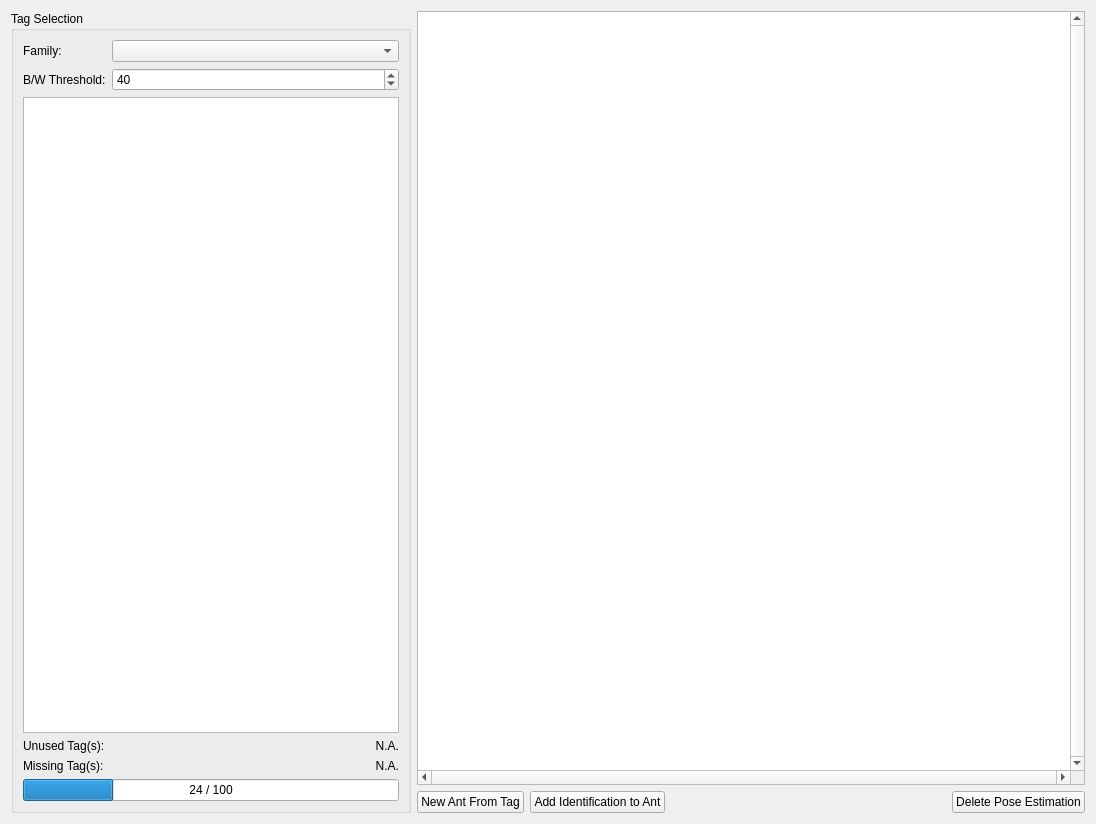
<?xml version="1.0" encoding="UTF-8"?>
<ui version="4.0">
 <class>TaggingWidget</class>
 <widget class="QWidget" name="TaggingWidget">
  <property name="geometry">
   <rect>
    <x>0</x>
    <y>0</y>
    <width>1096</width>
    <height>824</height>
   </rect>
  </property>
  <property name="windowTitle">
   <string>Form</string>
  </property>
  <layout class="QHBoxLayout" name="horizontalLayout_2">
   <item>
    <widget class="QGroupBox" name="tagBox">
     <property name="sizePolicy">
      <sizepolicy hsizetype="Preferred" vsizetype="Preferred">
       <horstretch>0</horstretch>
       <verstretch>0</verstretch>
      </sizepolicy>
     </property>
     <property name="minimumSize">
      <size>
       <width>250</width>
       <height>0</height>
      </size>
     </property>
     <property name="maximumSize">
      <size>
       <width>400</width>
       <height>16777215</height>
      </size>
     </property>
     <property name="title">
      <string>Tag Selection</string>
     </property>
     <layout class="QVBoxLayout" name="verticalLayout">
      <item>
       <layout class="QFormLayout" name="formLayout">
        <item row="0" column="0">
         <widget class="QLabel" name="familyLabel">
          <property name="text">
           <string>Family:</string>
          </property>
         </widget>
        </item>
        <item row="0" column="1">
         <widget class="TagFamilyComboBox" name="familySelector"/>
        </item>
        <item row="1" column="0">
         <widget class="QLabel" name="thresholdLabel">
          <property name="text">
           <string>B/W Threshold:</string>
          </property>
         </widget>
        </item>
        <item row="1" column="1">
         <widget class="QSpinBox" name="thresholdBox">
          <property name="minimum">
           <number>1</number>
          </property>
          <property name="maximum">
           <number>254</number>
          </property>
          <property name="value">
           <number>40</number>
          </property>
          <property name="displayIntegerBase">
           <number>10</number>
          </property>
         </widget>
        </item>
       </layout>
      </item>
      <item>
       <widget class="QTreeView" name="treeView"/>
      </item>
      <item>
       <layout class="QFormLayout" name="formLayout_3">
        <item row="0" column="0">
         <widget class="QLabel" name="unusedTagLabel">
          <property name="text">
           <string>Unused Tag(s):</string>
          </property>
         </widget>
        </item>
        <item row="0" column="1">
         <widget class="QLabel" name="unusedTagDisplay">
          <property name="text">
           <string>N.A.</string>
          </property>
          <property name="textFormat">
           <enum>Qt::PlainText</enum>
          </property>
          <property name="alignment">
           <set>Qt::AlignRight|Qt::AlignTrailing|Qt::AlignVCenter</set>
          </property>
         </widget>
        </item>
        <item row="1" column="0">
         <widget class="QLabel" name="missingTagLabel">
          <property name="text">
           <string>Missing Tag(s):</string>
          </property>
         </widget>
        </item>
        <item row="1" column="1">
         <widget class="QLabel" name="missingTagDisplay">
          <property name="text">
           <string>N.A.</string>
          </property>
          <property name="textFormat">
           <enum>Qt::PlainText</enum>
          </property>
          <property name="alignment">
           <set>Qt::AlignRight|Qt::AlignTrailing|Qt::AlignVCenter</set>
          </property>
         </widget>
        </item>
       </layout>
      </item>
      <item>
       <widget class="QProgressBar" name="tagCloseUpLoadingProgress">
        <property name="value">
         <number>24</number>
        </property>
        <property name="format">
         <string>%v / %m</string>
        </property>
       </widget>
      </item>
     </layout>
    </widget>
   </item>
   <item>
    <layout class="QVBoxLayout" name="verticalLayout_2">
     <item>
      <widget class="VectorialView" name="snapshotViewer">
       <property name="sizePolicy">
        <sizepolicy hsizetype="Expanding" vsizetype="Expanding">
         <horstretch>0</horstretch>
         <verstretch>0</verstretch>
        </sizepolicy>
       </property>
       <property name="minimumSize">
        <size>
         <width>420</width>
         <height>370</height>
        </size>
       </property>
       <property name="maximumSize">
        <size>
         <width>16637</width>
         <height>16637</height>
        </size>
       </property>
       <property name="verticalScrollBarPolicy">
        <enum>Qt::ScrollBarAlwaysOn</enum>
       </property>
       <property name="horizontalScrollBarPolicy">
        <enum>Qt::ScrollBarAlwaysOn</enum>
       </property>
       <property name="sizeAdjustPolicy">
        <enum>QAbstractScrollArea::AdjustIgnored</enum>
       </property>
       <property name="backgroundBrush">
        <brush brushstyle="SolidPattern">
         <color alpha="255">
          <red>136</red>
          <green>138</green>
          <blue>133</blue>
         </color>
        </brush>
       </property>
      </widget>
     </item>
     <item>
      <layout class="QHBoxLayout" name="horizontalLayout">
       <item>
        <widget class="QPushButton" name="newAntButton">
         <property name="text">
          <string>New Ant From Tag</string>
         </property>
        </widget>
       </item>
       <item>
        <widget class="QPushButton" name="addIdentButton">
         <property name="text">
          <string>Add Identification to Ant</string>
         </property>
        </widget>
       </item>
       <item>
        <spacer name="horizontalSpacer">
         <property name="orientation">
          <enum>Qt::Horizontal</enum>
         </property>
         <property name="sizeHint" stdset="0">
          <size>
           <width>40</width>
           <height>20</height>
          </size>
         </property>
        </spacer>
       </item>
       <item>
        <widget class="QPushButton" name="deletePoseButton">
         <property name="text">
          <string>Delete Pose Estimation</string>
         </property>
        </widget>
       </item>
      </layout>
     </item>
    </layout>
   </item>
  </layout>
 </widget>
 <customwidgets>
  <customwidget>
   <class>VectorialView</class>
   <extends>QGraphicsView</extends>
   <header location="global">fort-studio/widget/vectorgraphics/VectorialView.hpp</header>
  </customwidget>
  <customwidget>
   <class>TagFamilyComboBox</class>
   <extends>QComboBox</extends>
   <header location="global">fort-studio/widget/base/TagFamilyComboBox.hpp</header>
  </customwidget>
 </customwidgets>
 <resources/>
 <connections/>
</ui>
